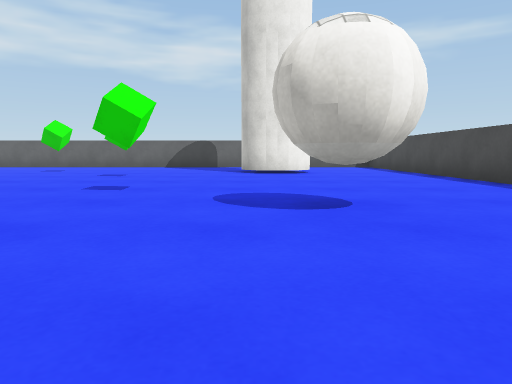
View 1 (above)

16 first-person views from a walk through a Unity game level. The camera is 0.51 m above the floor, tilts 6° down and sees 70° across. The floor is counted in squares, 1 m on a side. Each view is taken from the middle of a square. On the plan, view 1 faces up. The plan holds only what a view shows up to about 9 squares ahead; the rest is blank. The player character is not drawn. Surface patterns are stand-ins for the level's own textures.

View 2
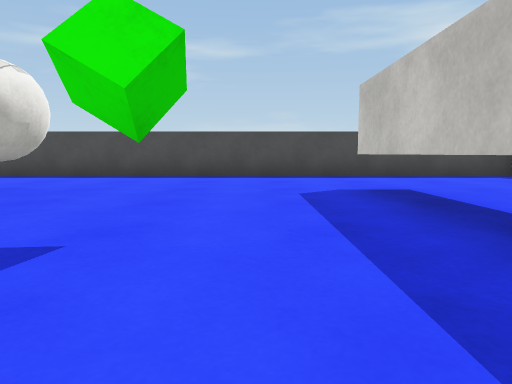

View 3
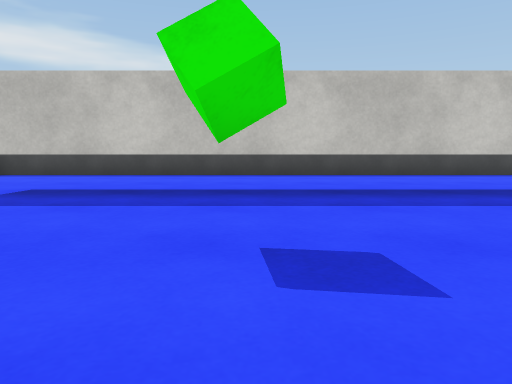

View 4
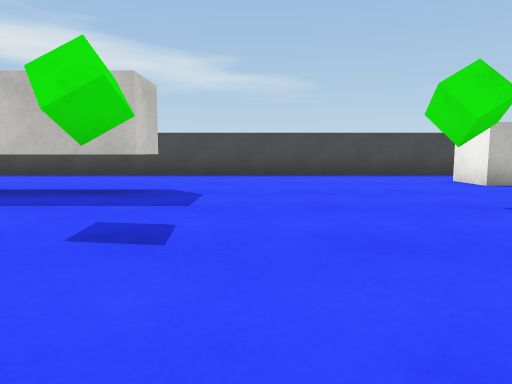

View 5
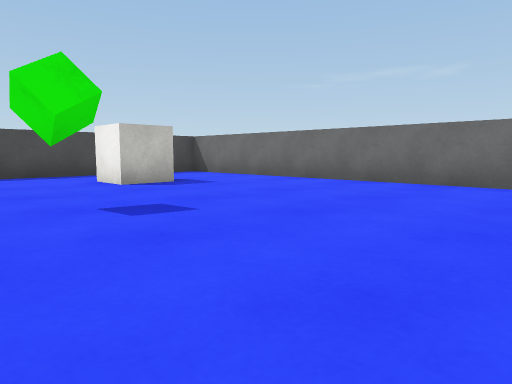

View 6
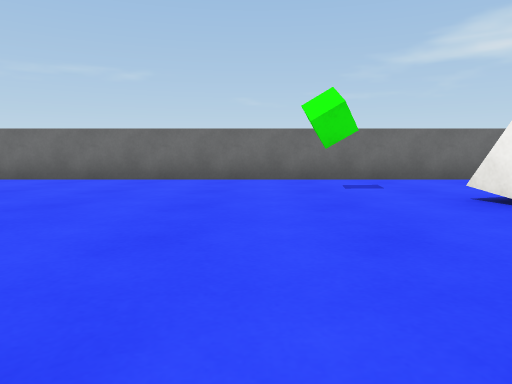

View 7
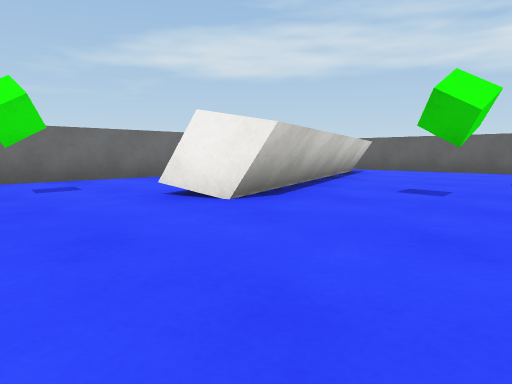

View 8
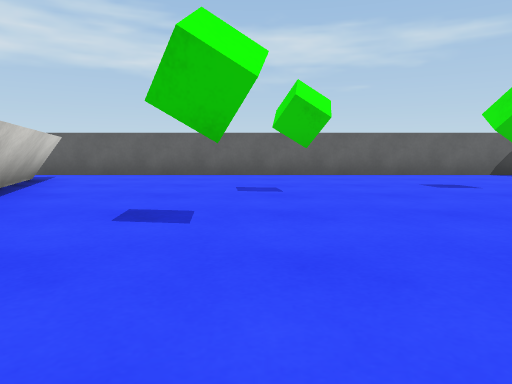

View 9
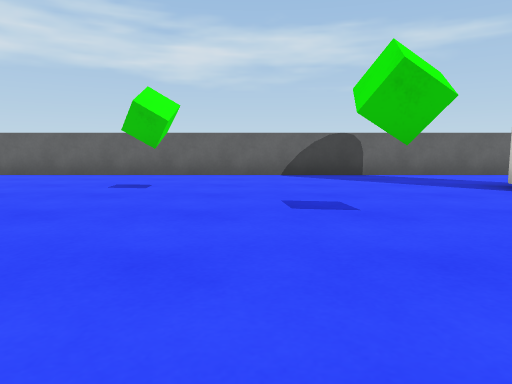

View 10
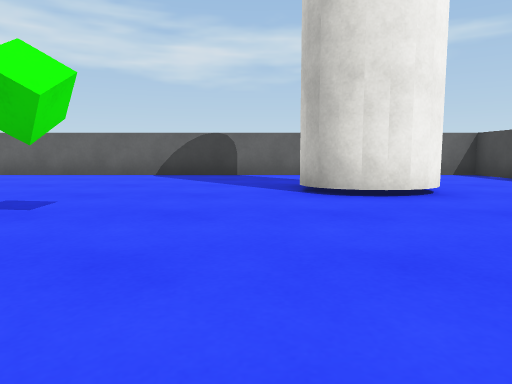

View 11
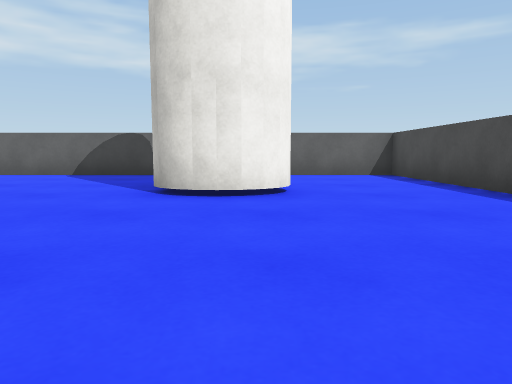

View 12
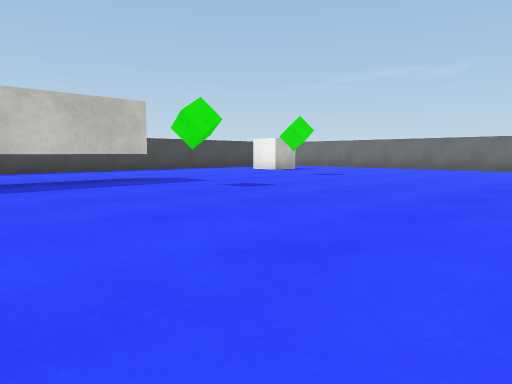

View 13
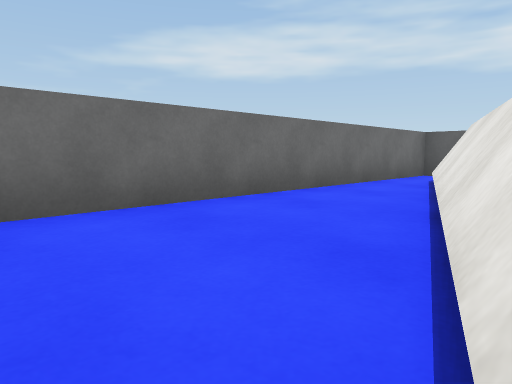

View 14
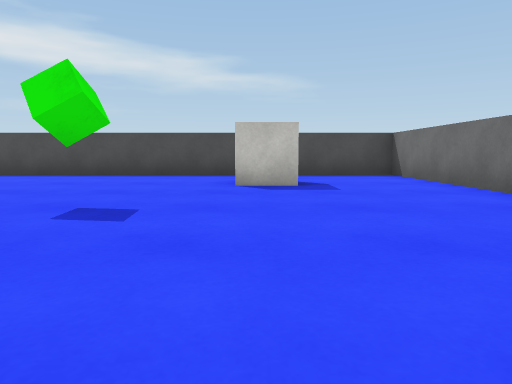

View 15
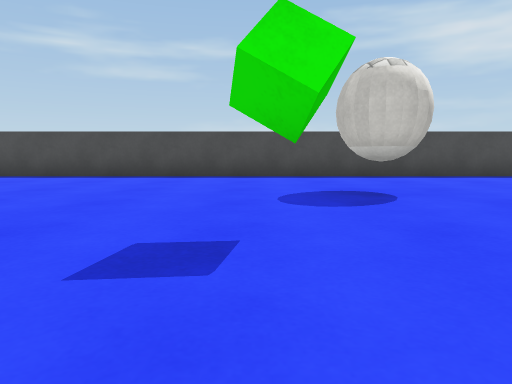

View 16
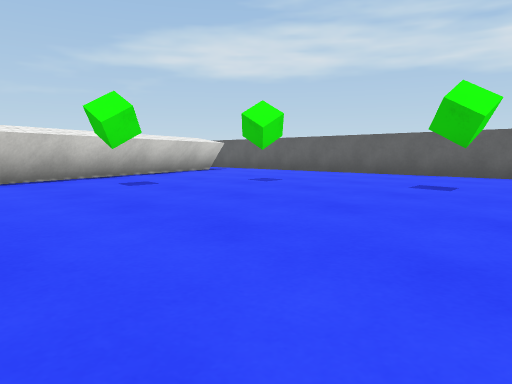

### Floor plan
Key: @ floor where view 1 was taken; # wall or solid block; . floor; C green cube; T thing the floor can be seen under or through; U cube; O other object.
Columns run from 15 left of view 1 to 5 right of it. Each row starts with its distance up from view 1.
 14 #####################
 13 #...................#
 12 ###.................#
 11 ###.................#
 10 #.##...C..C....##...#
  9 #.##................#
  8 #.##........C.......#
  7 #..##.C.............#
  6 #..##...............#
  5 #............C......#
  4 #.C.............O...#
  3 #..............OO...#
  2 #...................#
  1 #............C......#
  0 #.......C......@....#
 -1 #....C..............#
 -2 #........TTTTTTTT...#
 -3 #..U................#
 -4 #..U................#
 -5 #...................#
 -6 #####################

Where each view was taken, in squares from view 1:
view 1: 0 up, 0 right, facing up
view 2: 0 up, 4 left, facing right
view 3: 3 up, 2 left, facing down
view 4: 3 up, 8 left, facing down
view 5: 3 up, 9 left, facing down-left
view 6: 3 up, 8 left, facing left
view 7: 3 up, 8 left, facing up-left
view 8: 5 up, 9 left, facing up
view 9: 5 up, 4 left, facing up
view 10: 5 up, 1 left, facing up
view 11: 5 up, 1 right, facing up
view 12: 5 up, 3 left, facing down-left
view 13: 5 up, 12 left, facing up-left
view 14: 3 up, 12 left, facing down
view 15: 5 up, 4 left, facing right
view 16: 5 up, 4 left, facing up-left
